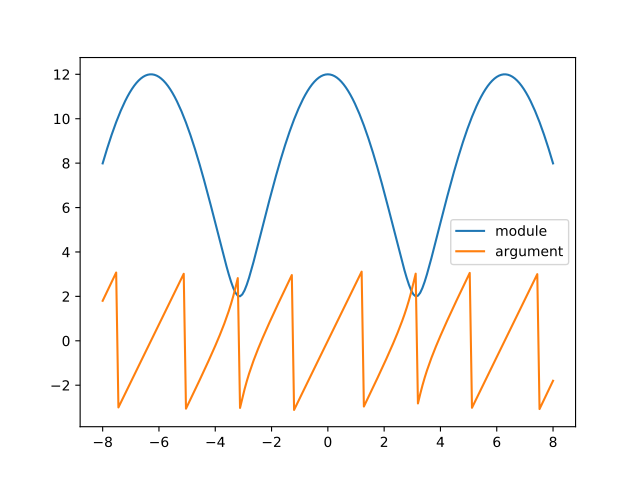

Recreate this plot in Python.
import numpy as np
import matplotlib.pyplot as plt

x = np.linspace(-8, 8, 201)
z = 5*np.exp(2j*x) + 7*np.exp(3j*x)

plt.plot(x, np.abs(z), label="module")
plt.plot(x, np.angle(z), label="argument")
plt.legend()

plt.show()
